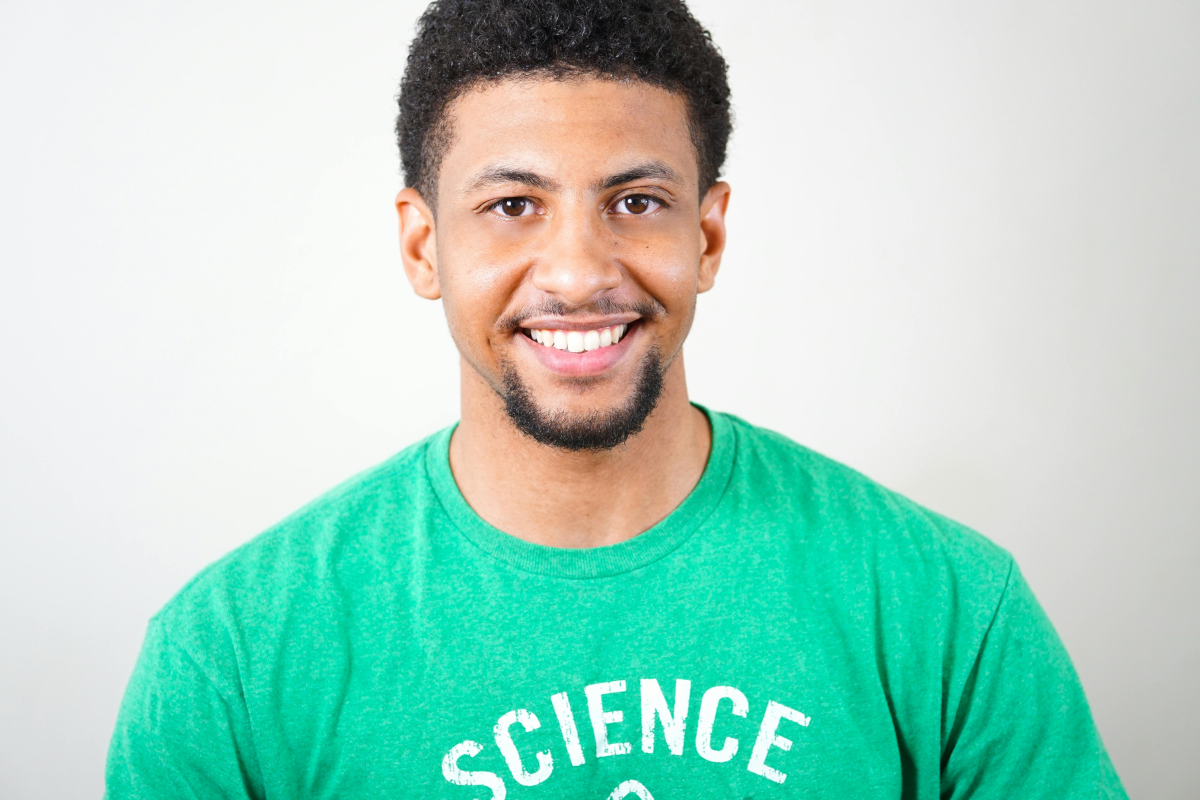
#> input picture input/pexels-justin-shaifer-501272-1222271.jpg, 6000 x 4000 px (shown at 1/5 size); its folder holds only this picture in this run
$ python -i minecraft_filter.py   (imports and definitions only)
#> lines starting #> are read from the running program, lines starting #| are printed output that depends on the picture; after the words box and inside, x2 and y2 are one past the last pixel; in counts of white or black regions, pixels touching at a corner belong together
#> further down, picture is the input picture: shape (4000, 6000, 3); mean B, G, R 198.2, 213.7, 166.6
"""
Minecraft Filter Module
=======================
Transforms images into Minecraft-style pixel art by mapping each block
region to the closest colour in a curated 18-colour Minecraft palette.

Image Processing Techniques Used:
  - Block averaging (mean colour per NxN region)
  - Euclidean distance colour matching
  - Colour quantisation to a fixed palette

Fully responsive UI — adapts to any window size.
"""

import os
import cv2
import numpy as np
import tkinter as tk
from tkinter import filedialog, messagebox
from PIL import Image, ImageTk, ImageOps
import shutil
import sys

# ─── Paths ────────────────────────────────────────────────
# PyInstaller compatible path handling
if getattr(sys, 'frozen', False):
    # Running as compiled executable
    BASE_DIR = os.path.dirname(sys.executable)
    # PyInstaller extracts bundled files to sys._MEIPASS
    RESOURCE_DIR = sys._MEIPASS
else:
    # Running as script
    BASE_DIR = os.path.dirname(os.path.abspath(__file__))
    # Resource files are in reference-imgs folder (2 levels up, then into reference-imgs)
    PROJECT_ROOT = os.path.abspath(os.path.join(BASE_DIR, "..", ".."))
    RESOURCE_DIR = os.path.join(PROJECT_ROOT, "reference-imgs")

INPUT_DIR  = os.path.join(BASE_DIR, "input")
OUTPUT_DIR = os.path.join(BASE_DIR, "output")

# ─── Design tokens ────────────────────────────────────────
BG_MAIN   = "#f5ede7"
ACCENT    = "#222"
BTN_BLUE  = "#2196f3"
BTN_GREEN = "#4caf50"
BTN_RED   = "#f44336"

# ─── Minecraft block colour palette ──────────────────────
MINECRAFT_PALETTE = np.array([
    [125, 125, 125],   # Stone
    [151, 109,  77],   # Dirt
    [222, 222, 222],   # Iron
    [102, 142,  60],   # Grass
    [255, 255, 255],   # Snow
    [154, 123,  80],   # Wood
    [ 29,  70, 168],   # Water
    [112,   2,   0],   # Nether
    [  0,   0,   0],   # Coal / Obsidian
    [255, 216,  61],   # Sand
    [249, 202,  35],   # Gold
    [255,   0,   0],   # Redstone
    [  0, 255,   0],   # Emerald
    [  0,   0, 255],   # Lapis
    [255, 127,  39],   # Orange Terracotta
    [255, 255,   0],   # Yellow Wool
    [255,   0, 255],   # Magenta Wool
    [  0, 255, 255],   # Cyan Wool
], dtype=np.uint8)


# ══════════════════════════════════════════════════════════
#  CORE IMAGE PROCESSING FUNCTIONS
# ══════════════════════════════════════════════════════════

def minecraft_filter(image, block_size=8, overlay_faces=True):
    """
    Apply Minecraft-style pixelation with optional face overlay
    """
#> called with block_size = 8, overlay_faces = True
    h, w = image.shape[:2]
#> h = 4000; w = 6000
    out = image.copy()
    for y in range(0, h, block_size):
        for x in range(0, w, block_size):
            block = image[y:y + block_size, x:x + block_size]
            avg = block.mean(axis=(0, 1))[:3]
            dists = np.sqrt(np.sum(
                (MINECRAFT_PALETTE.astype(float) - avg) ** 2, axis=1))
            idx = int(np.argmin(dists))
            out[y:y + block_size, x:x + block_size] = MINECRAFT_PALETTE[idx]
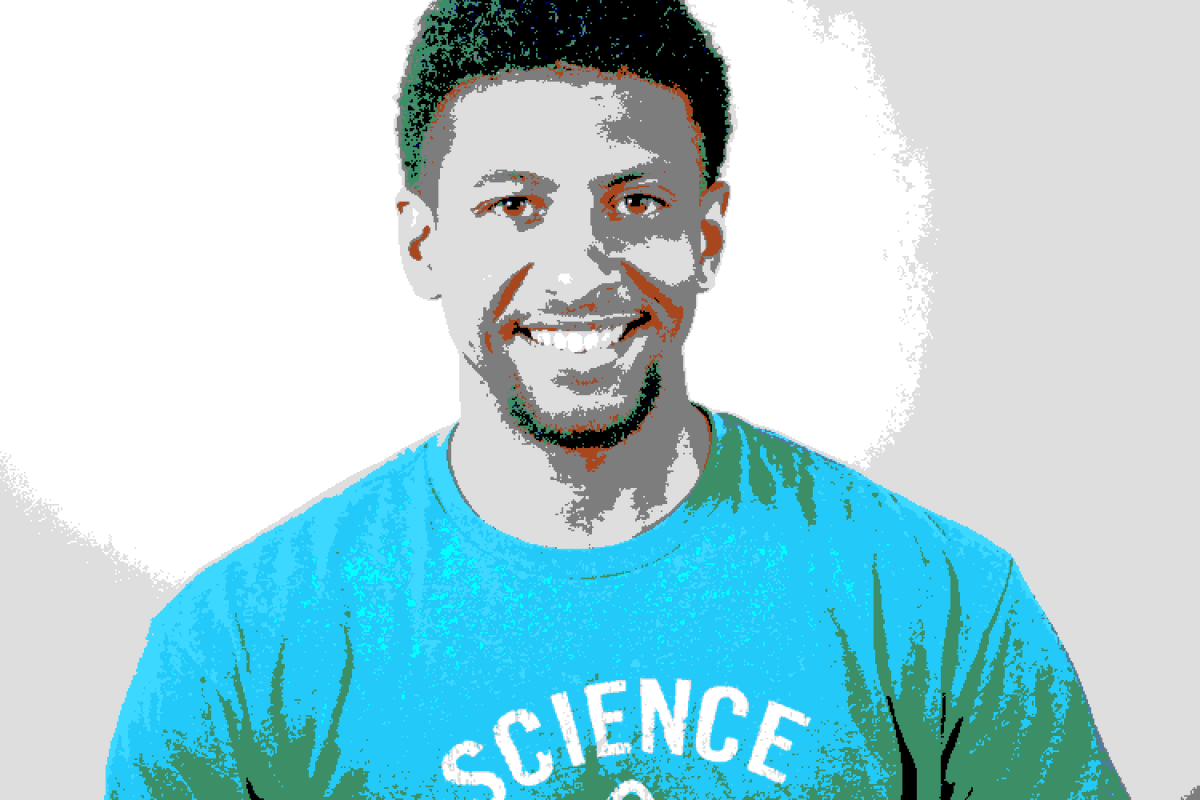
#> out: shape (4000, 6000, 3) (shown at 1/5 size); mean B, G, R 218.2, 211.8, 171.9

    # Apply face overlay if requested
    if overlay_faces:
        try:
            faces = detect_faces(image)
            if len(faces) > 0:
                out = overlay_minecraft_face(out, faces, gender_mode="auto", detected_image=image)
        except Exception as e:
            print(f"⚠️  Face overlay failed: {e}")

    return out


# [26 lines left out: functions get_image_files, process_all_images, not called in this run]


# ══════════════════════════════════════════════════════════
#  FACE DETECTION, GENDER ESTIMATION & OVERLAY
# ══════════════════════════════════════════════════════════

def is_valid_face_region(image, face_rect):
    """Validate if detected region is actually a face based on color analysis."""
    x, y, w, h = face_rect
    if y + h > image.shape[0] or x + w > image.shape[1]:
        return False

    roi = image[y:y+h, x:x+w]
    if roi.size == 0:
        return False

    # Check if region has skin-like colors
    hsv = cv2.cvtColor(roi, cv2.COLOR_BGR2HSV)
    # Skin tone range in HSV
    lower_skin = np.array([0, 20, 50], dtype=np.uint8)
    upper_skin = np.array([30, 200, 255], dtype=np.uint8)
    skin_mask = cv2.inRange(hsv, lower_skin, upper_skin)
    skin_ratio = np.sum(skin_mask > 0) / skin_mask.size

    # Face should have at least 15% skin-colored pixels
    if skin_ratio < 0.15:
        return False

    # Check color variance - faces shouldn't be too uniform
    if np.std(roi) < 15:
        return False

    return True


def detect_faces(image):
    """Detect faces using OpenCV's built-in Haar cascade."""
    gray = cv2.cvtColor(image, cv2.COLOR_BGR2GRAY)
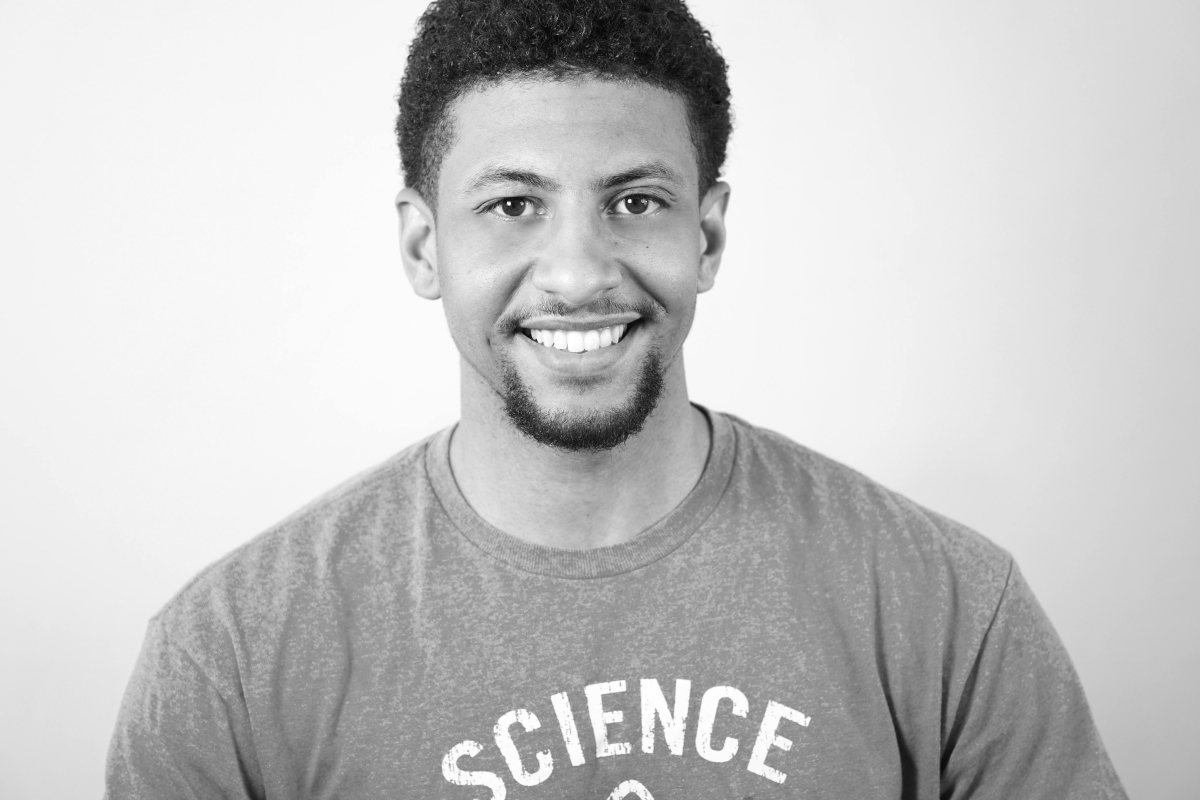
#> gray: shape (4000, 6000) (shown at 1/5 size); min 0, max 255, mean 197.8
    cascade = cv2.CascadeClassifier(
        cv2.data.haarcascades + "haarcascade_frontalface_default.xml")
    # Increased minNeighbors to 10 and minSize to 60x60 to further reduce false positives
    faces = cascade.detectMultiScale(
        gray, scaleFactor=1.15, minNeighbors=10, minSize=(60, 60))
#> faces = [[753, 3125, 81, 81], [2037, 347, 1698, 1698]]

    # Validate each detected face
    valid_faces = []
    for face in faces:
        if is_valid_face_region(image, face):
            valid_faces.append(face)
#> this loop made 2 passes
#> (x in is_valid_face_region, y in is_valid_face_region, w in is_valid_face_region, h in is_valid_face_region, lower_skin in is_valid_face_region, upper_skin in is_valid_face_region, skin_ratio in is_valid_face_region) on passes 1 to 2: (753, 3125, 81, 81, [0, 20, 50], [30, 200, 255], 0), (2037, 347, 1698, 1698, [0, 20, 50], [30, 200, 255], 0.768)
#> pass 1, in is_valid_face_region, `roi = image[y:y+h, x:x+w]`:
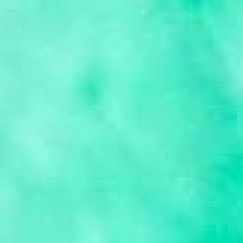
#> roi: shape (81, 81, 3) (shown 3 times larger); mean B, G, R 205.1, 236.7, 95.8
#> pass 2, in is_valid_face_region (call 2), `roi = image[y:y+h, x:x+w]`:
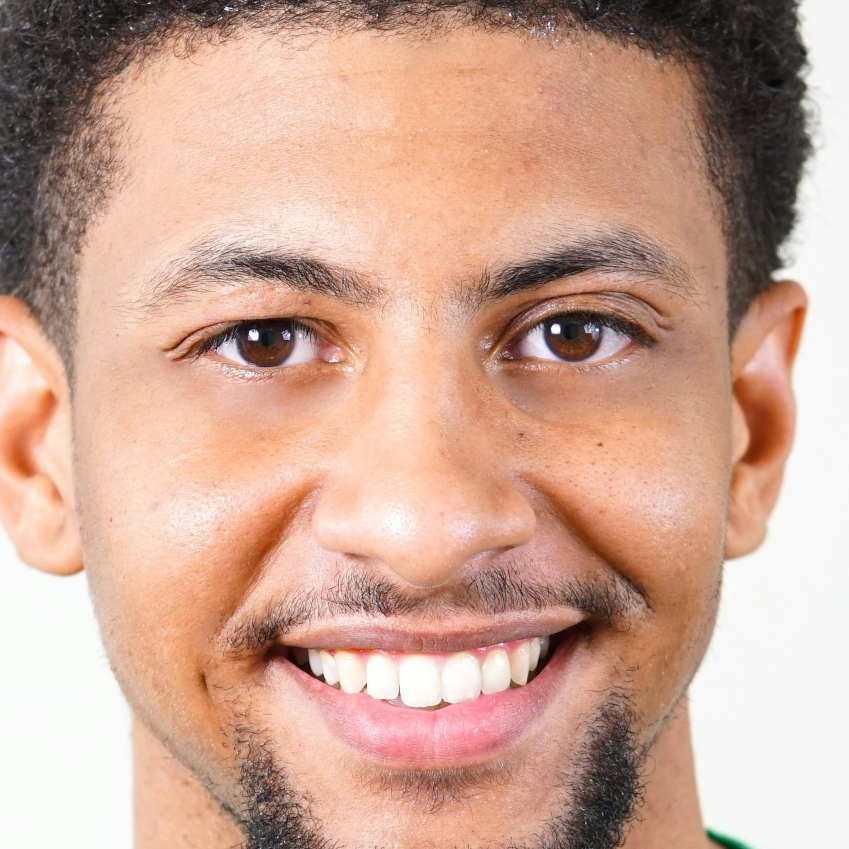
#> roi: shape (1698, 1698, 3) (shown at 1/2 size); mean B, G, R 148.3, 165.9, 204.1
#> after the loop, valid_faces = [[2037, 347, 1698, 1698]]

    return np.array(valid_faces) if valid_faces else np.array([])


# [48 lines left out: function estimate_gender, not called in this run]


def overlay_minecraft_face(image, faces, gender_mode="auto",
                           detected_image=None):
    """Overlay Steve or Alex face on every detected face rectangle.

    Args:
        image:          The Minecraft-filtered image.
        faces:          Array of (x, y, w, h) face rectangles.
        gender_mode:    'auto', 'male', or 'female'.
        detected_image: Original (un-filtered) image used when
                        *gender_mode* is 'auto' for better accuracy.
    Returns:
        Image with Steve / Alex overlaid on each face.
    """
    # Use RESOURCE_DIR to find bundled PNG files
    steve_path = os.path.join(RESOURCE_DIR, "steve_face.png")
    alex_path  = os.path.join(RESOURCE_DIR, "alex_face.png")
    steve = cv2.imread(steve_path)
    alex  = cv2.imread(alex_path)

    if steve is None and alex is None:
        print(f"[WARNING] Face overlay PNGs not found in {RESOURCE_DIR}")
        return image

    out = image.copy()
    ref = detected_image if detected_image is not None else image

    for (x, y, w, h) in faces:
        # Choose character
        if gender_mode == "auto":
            gender = estimate_gender(ref, (x, y, w, h))
        else:
            gender = gender_mode

        template = steve if gender == "male" else alex
        if template is None:                       # fallback
            template = alex if steve is None else steve

        # Scale template ~1.4× face size to cover the whole head
        scale = 1.4
        nw, nh = int(w * scale), int(h * scale)
        ox, oy = (nw - w) // 2, (nh - h) // 2

        x1, y1 = max(0, x - ox), max(0, y - oy)
        x2 = min(out.shape[1], x1 + nw)
        y2 = min(out.shape[0], y1 + nh)
        aw, ah = x2 - x1, y2 - y1

        if aw > 0 and ah > 0:
            resized = cv2.resize(template, (aw, ah),
                                 interpolation=cv2.INTER_NEAREST)
            out[y1:y2, x1:x2] = resized

    return out


# ══════════════════════════════════════════════════════════
#  GUI  (Tkinter — fully responsive grid layout)
# ══════════════════════════════════════════════════════════

class MinecraftFilterGUI:
    """Tkinter GUI for the Minecraft colour-palette filter."""

    # [404 lines left out: functions __init__, open_image, apply_filter, save_output, _show, _on_configure and 6 more, not called in this run]

# [2 lines not run here, left out]

>>> import cv2
>>> picture = cv2.imread('../../input/pexels-justin-shaifer-501272-1222271.jpg')
>>> result = minecraft_filter(picture)

$ run again, on input/JB.png
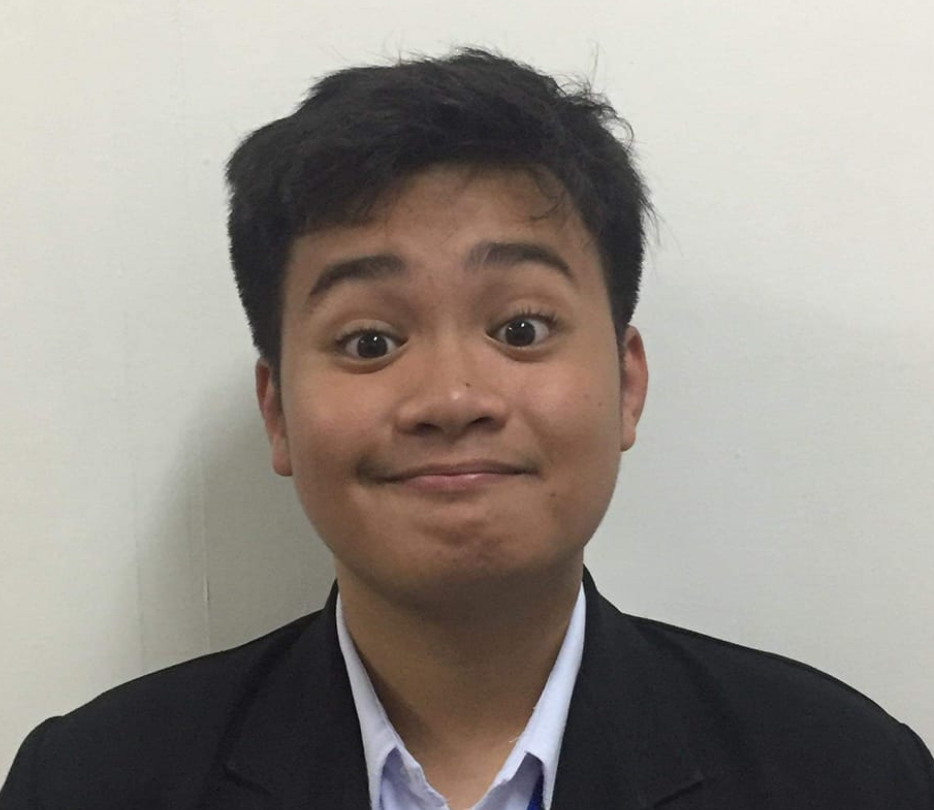
#> input picture input/JB.png, 934 x 810 px
#> picture is the input picture: shape (810, 934, 3); mean B, G, R 136.9, 143.8, 150.3
#> in detect_faces, `faces = cascade.detectMultiScale( gray, scaleFactor=1.15, minNeighbors..`: faces = [[210, 134, 464, 464]]
#> the loop in detect_faces, `for face in faces:` made 1 pass
#> (x in is_valid_face_region, y in is_valid_face_region, w in is_valid_face_region, h in is_valid_face_region, lower_skin in is_valid_face_region, upper_skin in is_valid_face_region, skin_ratio in is_valid_face_region) on pass 1: (210, 134, 464, 464, [0, 20, 50], [30, 200, 255], 0.702)
#> pass 1, in is_valid_face_region, `roi = image[y:y+h, x:x+w]`:
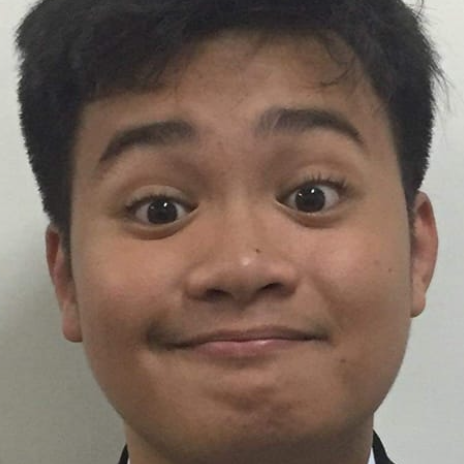
#> roi: shape (464, 464, 3); mean B, G, R 91.8, 103.4, 123.1
#> pass 1, in is_valid_face_region, `skin_mask = cv2.inRange(hsv, lower_skin, upper_skin)`:
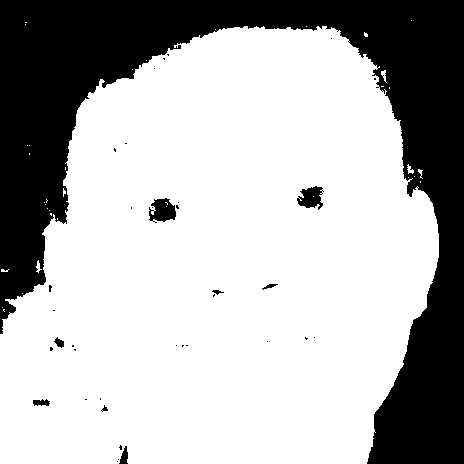
#> skin_mask: shape (464, 464); 70.2% white; 37 black regions (28 under 20 px), largest, box (x1, y1, x2, y2) and area: (0, 0, 464, 464) 62849, (149, 198, 176, 223) 466, (297, 186, 324, 210) 403

$ run again, on input/R.png
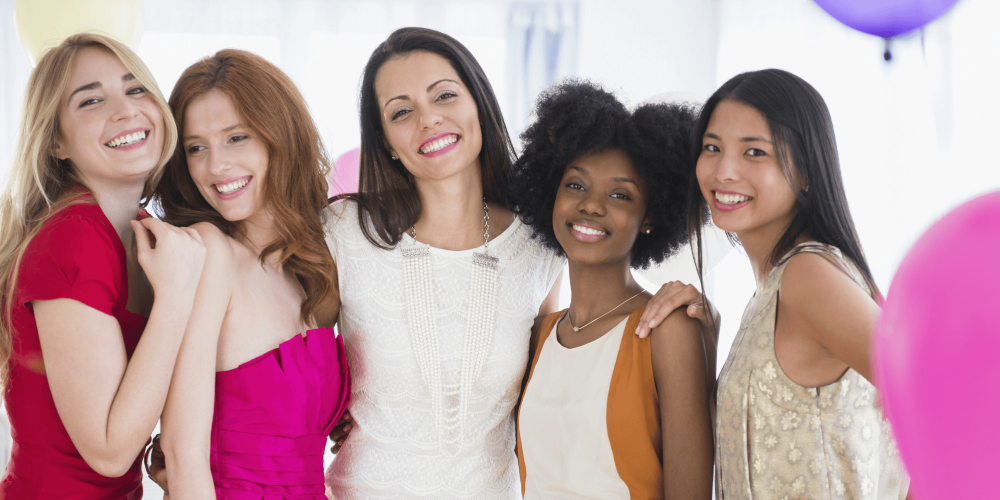
#> input picture input/R.png, 2000 x 1000 px (shown at 1/2 size)
#> picture is the input picture: shape (1000, 2000, 3); mean B, G, R 155.5, 150.3, 185.4
#> in detect_faces, `faces = cascade.detectMultiScale( gray, scaleFactor=1.15, minNeighbors..`: faces = [[334, 211, 204, 204], [1361, 227, 215, 215], [1083, 304, 214, 214], [727, 114, 253, 253], [96, 93, 263, 263]]
#> the loop in detect_faces, `for face in faces:` made 5 passes
#> (x in is_valid_face_region, y in is_valid_face_region, w in is_valid_face_region, h in is_valid_face_region, skin_ratio in is_valid_face_region) on passes 1 to 5: (334, 211, 204, 204, 0.818), (1361, 227, 215, 215, 0.73), (1083, 304, 214, 214, 0.717), (727, 114, 253, 253, 0.736), (96, 93, 263, 263, 0.841)
#> pass 1, in is_valid_face_region, `skin_mask = cv2.inRange(hsv, lower_skin, upper_skin)`:
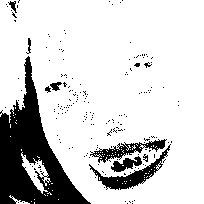
#> skin_mask: shape (204, 204); 81.8% white; 192 black regions (182 under 20 px), largest, box (x1, y1, x2, y2) and area: (0, 56, 91, 204) 5427, (89, 144, 171, 190) 806, (90, 139, 167, 163) 573
#> pass 2, in is_valid_face_region (call 2), `roi = image[y:y+h, x:x+w]`:
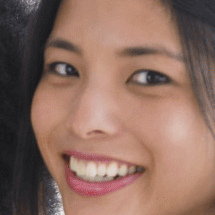
#> roi: shape (215, 215, 3); mean B, G, R 96.2, 108.2, 140.5
#> after the loop in detect_faces, `for face in faces:`: valid_faces has the same summary as faces
